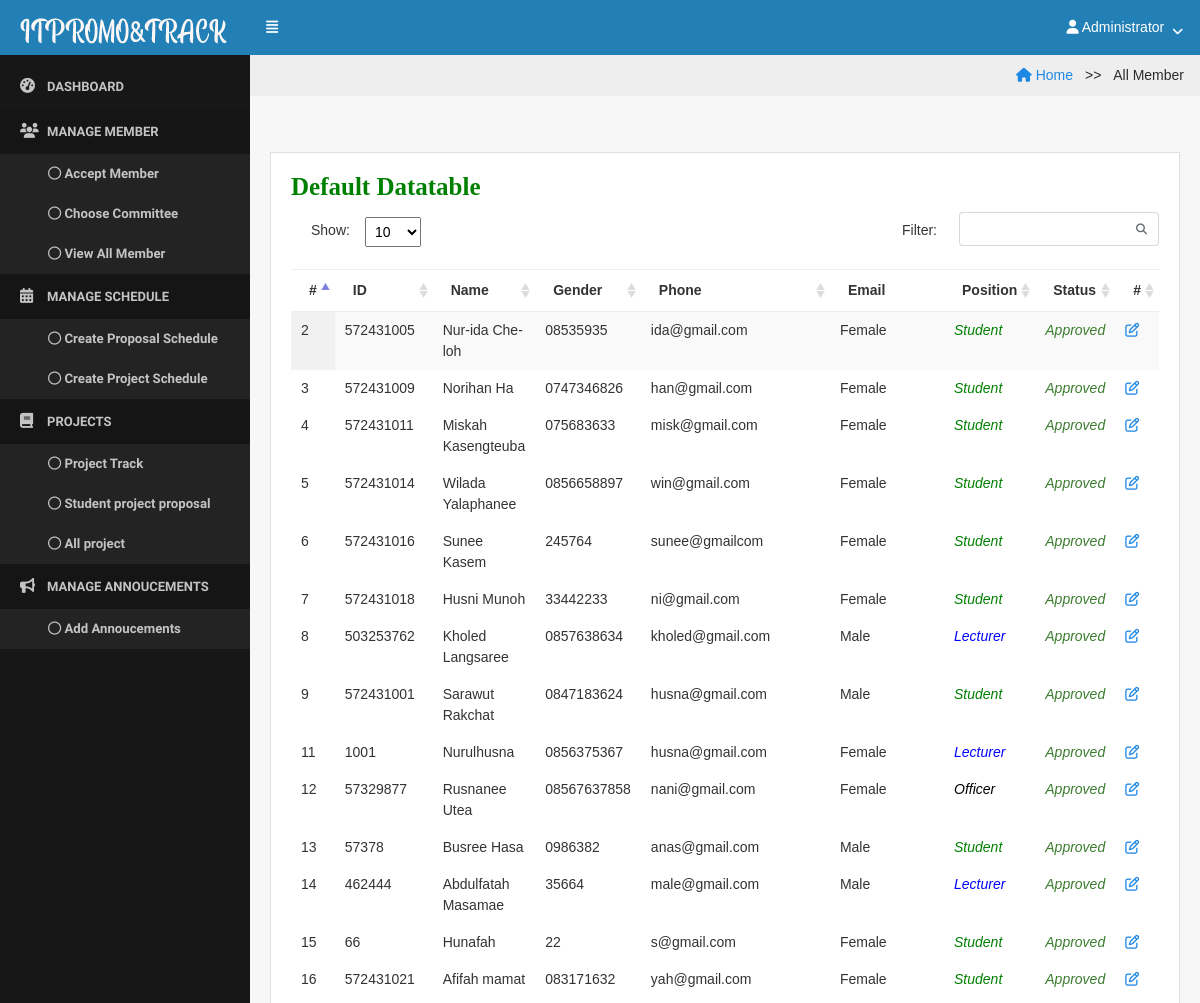
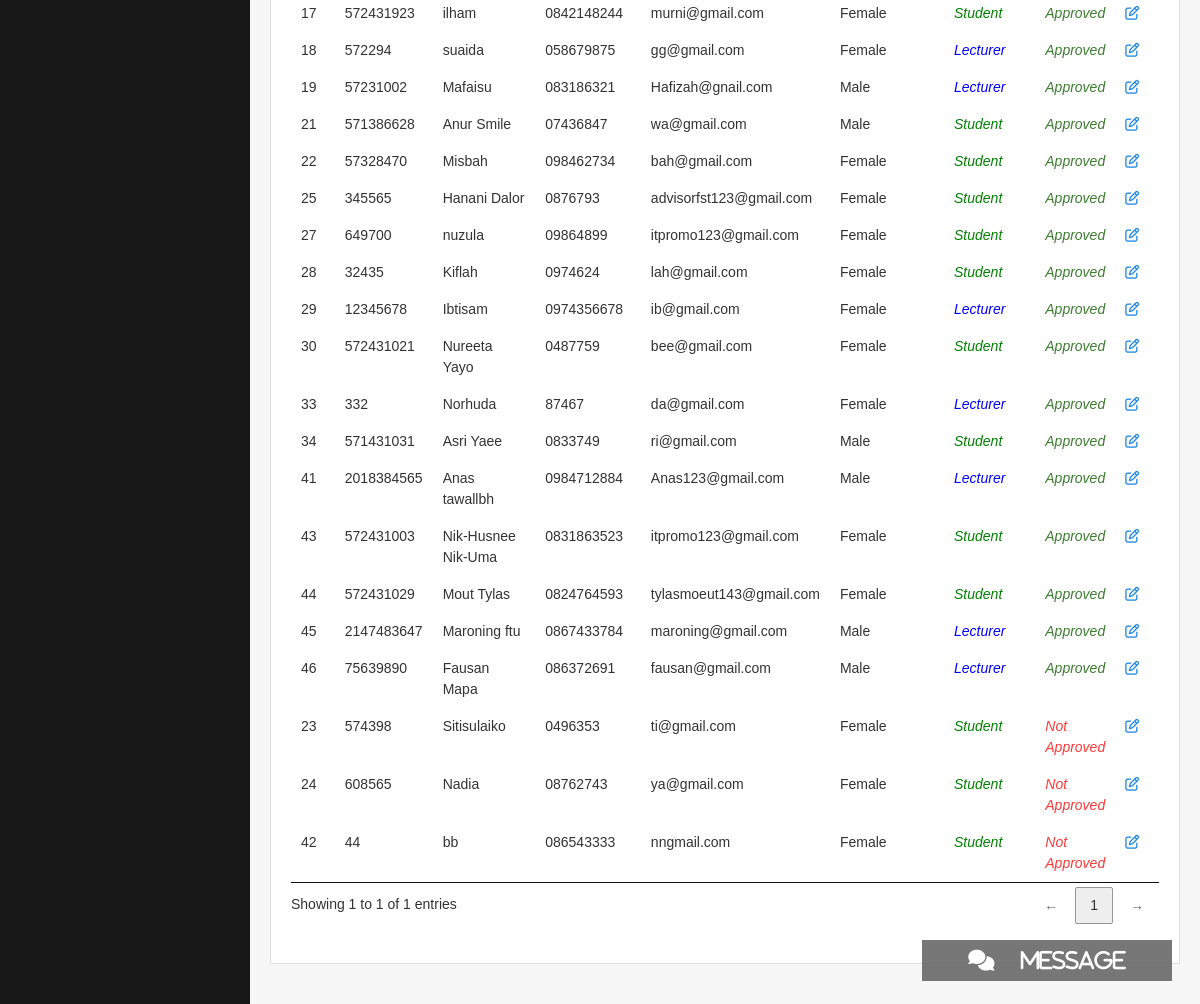
The page /index.php?page=all_member (signed in) on the database its author committed (2 pictures, top to bottom).
### tables this page shows
CREATE TABLE `member` (
  `member_id` int(11) NOT NULL,
  `member_idcard` int(30) NOT NULL,
  `member_username` varchar(255) NOT NULL,
  `member_fullname` varchar(255) NOT NULL,
  `member_password` varchar(255) NOT NULL,
  `member_pos` enum('Lecturer','Student','Officer') NOT NULL COMMENT '1=Lecturer, 3=Student, 4=Officer',
  `member_phone` varchar(255) NOT NULL,
  `member_email` varchar(255) NOT NULL,
  `member_gender` enum('Male','Female') NOT NULL COMMENT 'm=Male, f=female',
  `admin_id` int(20) NOT NULL COMMENT 'Foreign Key to tb_admin',
  `group_id` int(20) DEFAULT NULL
);

### admin/all_member.php (the view, shortened to what this page needs)
<!DOCTYPE html>
<html>
<head>
  <ul class="breadcrumb">
    <li><a href="index.php"><i class="fa fa-home"></i> Home</a></li>
    <li class="active">All Member</li>
  </ul>
  <div class="content">
    <div class="row">
      <div class="col-lg-12">
        <div class="card">
          <div class="card-block">
            <h6 class="card-title text-bold">Default Datatable</h6>
            <?php
 $strSQL = "SELECT * FROM member ORDER BY admin_id desc  ";
?>
            <table class="display datatable table table-stripped" cellspacing="0" width="100%">
              <thead>
                <tr>
                  <th>#</th>
                  <th>ID</th>
                  <th>Name</th>
                  <th>Gender</th>
                  <th>Phone</th>
                  <th>Email</th>
                  <th>Position</th>
                  <th>Status</th>
                  <th>#</th>
                </tr>
              </thead>
              <?php
     if($result = $db->query($strSQL)){
             while($objResult = $result->fetch_object()){
            ?>
              <tbody>
                <tr>
                  <td class="text-left"><?php echo $objResult->member_id; ?></td>
                  <td class="text-left"><?php echo $objResult->member_idcard; ?></td>
                  <td class="text-left"><?php echo $objResult->member_fullname; ?></td>
                  <td class="text-left"><?php echo $objResult->member_phone; ?></td>
                  <td class="text-left"><?php echo $objResult->member_email; ?></td>
                  <td class="text-left"><?php echo gender($objResult->member_gender); ?></td>
                  <td class="text-left"><?php echo position($objResult->member_pos); ?></td>
                  <td class="text-left"><?php echo status($objResult->admin_id); ?></td>
                  <td><a href="?page=edit_member&id=<?php echo $objResult->member_id;?>"><i class="fa fa-edit"
                        title="Edit"></i></a></td>
                </tr>
                <?php
                 }
               }
                   ?>
            </table>
          </div>
        </div>
      </div>
    </div>
  </div>
  </body>
</html>

### menu/function.php (shortened to what this page needs)
<?php
function gender($gender){
	if($gender == "Male"){
		return "Male";
	}else{
		return "Female";
	}
}
function position($position){
	if($position == "Lecturer"){
		return "<font color='blue'><i>Lecturer</i></font>";
	}else if($position == "Student"){
			return "<font color='green'><i>Student</i></font>";
	}
else if($position == "Officer"){
			return "<font color='black'><i>Officer</i></font>";
	}
}
function status($status){
	if($status != "0"){
		return "<span class='text-success'><i>Approved</i></span>";
	}else{
		return "<span class='text-danger'><i>Not Approved</i></span>";
	}
}
?>

### assets/css/core.css (style rules this page uses)
body, input, textarea, button { font-family: "Lato", sans-serif; }
.card { margin-bottom: 20px; margin-top: 20px; color: #333; border-radius: 0; }

### assets/css/components.css (style rules this page uses)
html, body { width: 100%; height: 100%; }
body { font-family: "Lato", sans-serif; font-size: 0.875rem !important; background-color: #f7f7f7; }
.content { padding: 20px 20px; }
.content:after { content: ''; display: table; clear: both; }
.text-bold { font-weight: 800; }
.text-left { text-align: left; }
table.dataTable thead th, table.dataTable thead td { border-bottom: 1px solid #eeeeef; }
table.dataTable thead .sorting { background-image: url("../../lib/img/sort_both.png"); }
table.dataTable thead .sorting_asc { background-image: url("../../lib/img/sort_asc.png"); }

### notification/notification.php (style rules this page uses)
body { font-family: Arial, Helvetica, sans-serif; }
* { box-sizing: border-box; }

### admin/all_member.php (style rules this page uses)
h6 { font-family: initial; font-size: 25px; color: green; }
ul.breadcrumb { background-color: #eee; text-align: right; padding: 10px 16px; }
ul.breadcrumb li { display: inline; }
ul.breadcrumb li+li:before { padding: 8px; content: ">>\00a0"; }

### rows shown on the page
member: member_id "2", member_idcard "572431005", member_fullname "Nur-ida Che-loh", member_phone "08535935", member_email "ida@gmail.com", member_gender "Female", member_pos "Student", shows "Approved"
member: member_id "3", member_idcard "572431009", member_fullname "Norihan Ha", member_phone "0747346826", member_email "han@gmail.com", member_gender "Female", member_pos "Student", shows "Approved"
member: member_id "4", member_idcard "572431011", member_fullname "Miskah Kasengteuba", member_phone "075683633", member_email "misk@gmail.com", member_gender "Female", member_pos "Student", shows "Approved"
member: member_id "5", member_idcard "572431014", member_fullname "Wilada Yalaphanee", member_phone "0856658897", member_email "win@gmail.com", member_gender "Female", member_pos "Student", shows "Approved"
member: member_id "6", member_idcard "572431016", member_fullname "Sunee Kasem", member_phone "245764", member_email "sunee@gmailcom", member_gender "Female", member_pos "Student", shows "Approved"
member: member_id "7", member_idcard "572431018", member_fullname "Husni Munoh", member_phone "33442233", member_email "ni@gmail.com", member_gender "Female", member_pos "Student", shows "Approved"
member: member_id "8", member_idcard "503253762", member_fullname "Kholed Langsaree", member_phone "0857638634", member_email "kholed@gmail.com", member_gender "Male", member_pos "Lecturer", shows "Approved"
member: member_id "9", member_idcard "572431001", member_fullname "Sarawut Rakchat", member_phone "0847183624", member_email "husna@gmail.com", member_gender "Male", member_pos "Student", shows "Approved"
member: member_id "11", member_idcard "1001", member_fullname "Nurulhusna", member_phone "0856375367", member_email "husna@gmail.com", member_gender "Female", member_pos "Lecturer", shows "Approved"
member: member_id "12", member_idcard "57329877", member_fullname "Rusnanee Utea", member_phone "08567637858", member_email "nani@gmail.com", member_gender "Female", member_pos "Officer", shows "Approved"
member: member_id "13", member_idcard "57378", member_fullname "Busree Hasa", member_phone "0986382", member_email "anas@gmail.com", member_gender "Male", member_pos "Student", shows "Approved"
member: member_id "14", member_idcard "462444", member_fullname "Abdulfatah Masamae", member_phone "35664", member_email "male@gmail.com", member_gender "Male", member_pos "Lecturer", shows "Approved"
member: member_id "15", member_idcard "66", member_fullname "Hunafah", member_phone "22", member_email "s@gmail.com", member_gender "Female", member_pos "Student", shows "Approved"
member: member_id "16", member_idcard "572431021", member_fullname "Afifah mamat", member_phone "083171632", member_email "yah@gmail.com", member_gender "Female", member_pos "Student", shows "Approved"
member: member_id "17", member_idcard "572431923", member_fullname "ilham", member_phone "0842148244", member_email "murni@gmail.com", member_gender "Female", member_pos "Student", shows "Approved"
member: member_id "18", member_idcard "572294", member_fullname "suaida", member_phone "058679875", member_email "gg@gmail.com", member_gender "Female", member_pos "Lecturer", shows "Approved"
member: member_id "19", member_idcard "57231002", member_fullname "Mafaisu", member_phone "083186321", member_email "Hafizah@gnail.com", member_gender "Male", member_pos "Lecturer", shows "Approved"
member: member_id "21", member_idcard "571386628", member_fullname "Anur Smile", member_phone "07436847", member_email "wa@gmail.com", member_gender "Male", member_pos "Student", shows "Approved"
member: member_id "22", member_idcard "57328470", member_fullname "Misbah", member_phone "098462734", member_email "bah@gmail.com", member_gender "Female", member_pos "Student", shows "Approved"
member: member_id "25", member_idcard "345565", member_fullname "Hanani Dalor", member_phone "0876793", member_email "advisorfst123@gmail.com", member_gender "Female", member_pos "Student", shows "Approved"
member: member_id "27", member_idcard "649700", member_fullname "nuzula", member_phone "09864899", member_email "itpromo123@gmail.com", member_gender "Female", member_pos "Student", shows "Approved"
member: member_id "28", member_idcard "32435", member_fullname "Kiflah", member_phone "0974624", member_email "lah@gmail.com", member_gender "Female", member_pos "Student", shows "Approved"
member: member_id "29", member_idcard "12345678", member_fullname "Ibtisam", member_phone "0974356678", member_email "ib@gmail.com", member_gender "Female", member_pos "Lecturer", shows "Approved"
member: member_id "30", member_idcard "572431021", member_fullname "Nureeta Yayo", member_phone "0487759", member_email "bee@gmail.com", member_gender "Female", member_pos "Student", shows "Approved"
member: member_id "33", member_idcard "332", member_fullname "Norhuda", member_phone "87467", member_email "da@gmail.com", member_gender "Female", member_pos "Lecturer", shows "Approved"
member: member_id "34", member_idcard "571431031", member_fullname "Asri Yaee", member_phone "0833749", member_email "ri@gmail.com", member_gender "Male", member_pos "Student", shows "Approved"
member: member_id "41", member_idcard "2018384565", member_fullname "Anas tawallbh", member_phone "0984712884", member_email "Anas123@gmail.com", member_gender "Male", member_pos "Lecturer", shows "Approved"
member: member_id "43", member_idcard "572431003", member_fullname "Nik-Husnee Nik-Uma", member_phone "0831863523", member_email "itpromo123@gmail.com", member_gender "Female", member_pos "Student", shows "Approved"
member: member_id "44", member_idcard "572431029", member_fullname "Mout Tylas", member_phone "0824764593", member_email "tylasmoeut143@gmail.com", member_gender "Female", member_pos "Student", shows "Approved"
member: member_id "45", member_idcard "2147483647", member_fullname "Maroning ftu", member_phone "0867433784", member_email "maroning@gmail.com", member_gender "Male", member_pos "Lecturer", shows "Approved"
member: member_id "46", member_idcard "75639890", member_fullname "Fausan Mapa", member_phone "086372691", member_email "fausan@gmail.com", member_gender "Male", member_pos "Lecturer", shows "Approved"
member: member_id "23", member_idcard "574398", member_fullname "Sitisulaiko", member_phone "0496353", member_email "ti@gmail.com", member_gender "Female", member_pos "Student", shows "Not Approved"
member: member_id "24", member_idcard "608565", member_fullname "Nadia", member_phone "08762743", member_email "ya@gmail.com", member_gender "Female", member_pos "Student", shows "Not Approved"
member: member_id "42", member_idcard "44", member_fullname "bb", member_phone "086543333", member_email "nngmail.com", member_gender "Female", member_pos "Student", shows "Not Approved"

### other values the page prints
$_SESSION['name'] "Administrator"
